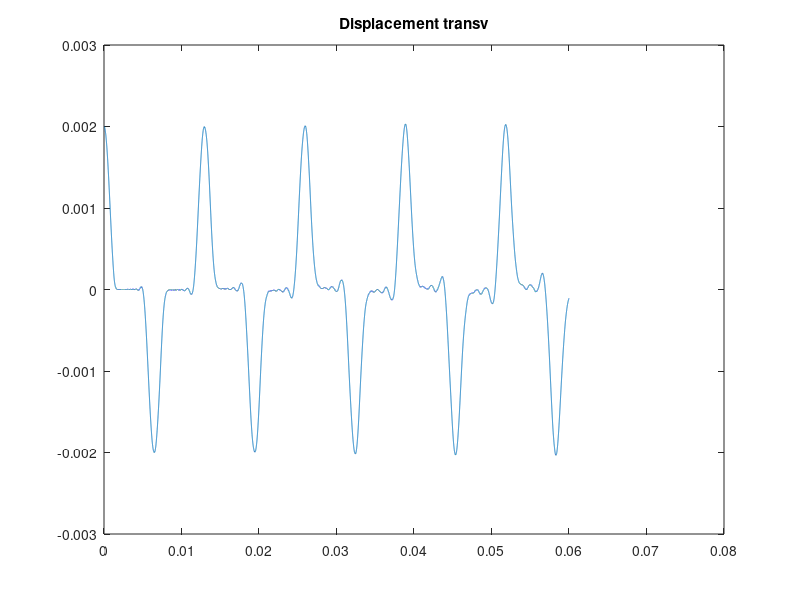
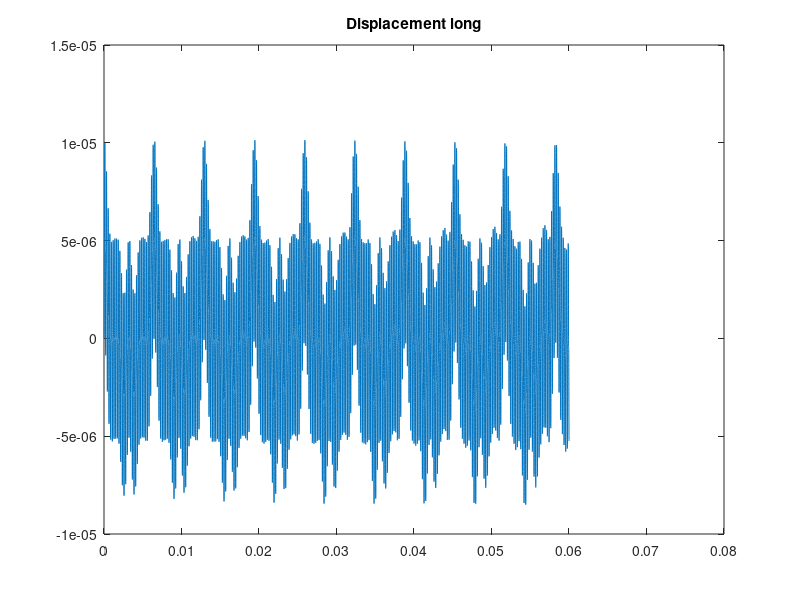
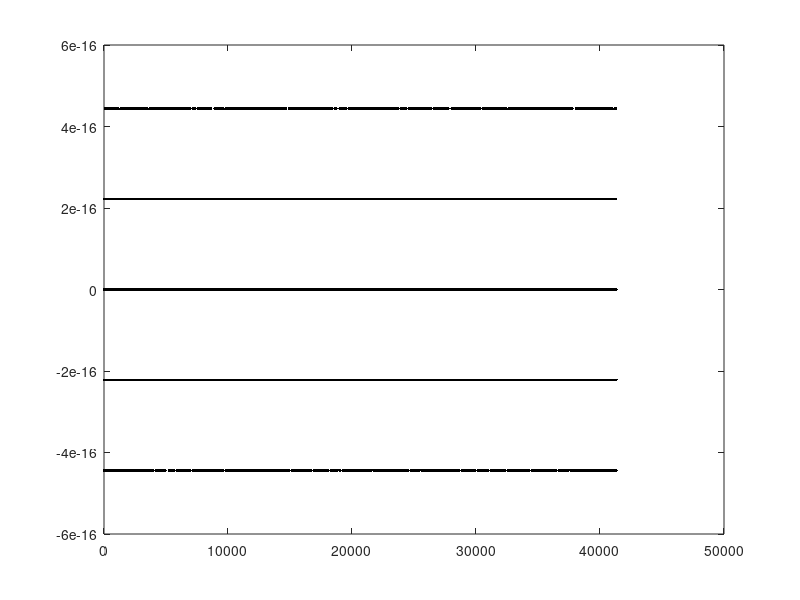

MATLAB code for these plots, in order: (Note: this script raises an error after producing the figures.)
%++++++++++++++++++++++++++++++++++++++++++++++++++++++++
%    Geometrically exact string form B SAV non split form
%                    Riccardo Russo
%                 University of Bologna
%++++++++++++++++++++++++++++++++++++++++++++++++++++++++

clear
close all

% Flags
%+++++++++++++++++++++++++++++++++++++++++++++++++++++++++++++++++++++++++%
SAV = true;
    plotPsi = true;         

initType = 2;               %1=first mode, 2=raised cosine

dampOn = false;             % enable damping

hTypeLong = true;          % selects longitudinal grid spacing

play = false;               % set if to play at the end
realTimeDraw = false;       % plot in real time
computeEnergy = true;       % computes and plots the energy
    gridOn = true;         % plots grid of multiples of eps

plotSpect = true;

small_shift = false;

% Custom Parameters
%+++++++++++++++++++++++++++++++++++++++++++++++++++++++++++++++++++++++++%

OSfac = 16;
SR = OSfac*44100;           % sample rate
k = 1 / SR;                 % time step
durSec = 0.06;              % length of simulation in seconds
timeSamples = SR*durSec;     

amplitude = 2e-3;           % initial displacement for initial conditions

% potential shift
if small_shift
    shiftV = eps;  
else
    shiftV = 1e3;  
end  

%-- string parameters
rho = 8.05*10^3;            % material density [kg/m^3] 
T0 = 75;                    % tension [N] 
radius = 3.5560e-04;        % radius (0.016 gauge) [m] 
E = 174e9;                  % Young modulus [Pa]
L = 1;                      % length in meters

Area = pi*radius^2;         % area of string section
rA = rho*Area;
I = (pi*radius^4)/ 4;       % moment of Inertia
K = sqrt(E*I/rA);           % Stiffness parameter
c_trasv = sqrt(T0/rA); 
c_long = sqrt(E/rho); 

%+++++++++++++++++++++++++++++++++++++++++++++++++++++++++++++++++++++++++%
%%%%% Damping
omega1 = 0*2*pi;
omega2 = 1000*2*pi;
T601 = 15; T602 = 10;
param1 = (-c_trasv^2 + sqrt(c_trasv^4 + 4*K^2*omega1^2))/(2*K^2);
param2 = (-c_trasv^2 + sqrt(c_trasv^4 + 4*K^2*omega2^2))/(2*K^2);

sigma0 = (6*log(10)/(param2 - param1))*(param2/T601 - param1/T602); 
sigma1 = (6*log(10)/(param2 - param1))*(-1/T601 + 1/T602);

if ~dampOn sigma0 = 0; sigma1 = 0; end

sigmaL = sigma0;

% grid spacing
%++++++++++++++++++++++++++++++++++`+++++++++++++++++++++++++++++++++++++++%
epsilon = 0.01;          %Deviation from stability condition
h1 = sqrt((c_trasv^2*k^2 + 4*sigma1*k + sqrt((c_trasv^2*k^2 + 4*sigma1*k)^2+((16*K^2*k^2))))/2)*(1 + epsilon);
h2  = sqrt(E / rho) * k ;

if hTypeLong
    h = h2;
else
    h = h1;
end

N = 4*floor(0.25*L/h);
h = L / N;

if hTypeLong
    k = 0.999*h/sqrt(E / rho);
    SR = floor(1/k);
    timeSamples = floor(SR*durSec);
else
    k = 0.999*(-(h^2*(2*sigma1 + 2*epsilon*sigma1 - (4*K^2*epsilon^2 + 8*K^2*epsilon + 4*K^2 + c_trasv^2*h^2 + 4*epsilon^2*sigma1^2 + 8*epsilon*sigma1^2 + 4*sigma1^2)^(1/2)))/(4*K^2*epsilon^3 + 12*K^2*epsilon^2 + 12*K^2*epsilon + 4*K^2 + c_trasv^2*epsilon*h^2 + c_trasv^2*h^2));
    SR = floor(1/k);
    timeSamples = floor(SR*durSec);
end
nPoints = N - 1;

% output positions
%+++++++++++++++++++++++++++++++++++++++++++++++++++++++++++++++++++++++++%
outPos = floor((nPoints + 1)/2);
outPosL = floor((outPos + 1)/2);

% initialisations 1
%+++++++++++++++++++++++++++++++++++++++++++++++++++++++++++++++++++++++++%
Id = speye(nPoints);
Dxm = (diag(ones(1,N)) + diag(-1*ones(1,N-1),-1));
Dxm = sparse(Dxm(:,1:end-1)/h);
Dxp = -1*Dxm.';
Dxx = Dxp*Dxm;
DxxPr = Dxm*Dxp;
Dxxxx = Dxx.'*Dxx;

IId  = speye(2*nPoints) ;
zeroMat = sparse(nPoints,nPoints);

facNlin = h*(E*Area - T0);
facSAV1 = (0.25*k^2/h);
facSAV2 = (k^2/h);

D2 = [c_trasv^2*Dxx, zeroMat; zeroMat, c_long^2*Dxx];
D4 = [K^2*Dxxxx, zeroMat; zeroMat, zeroMat];

B = [2*rA*Id + (T0*k^2 + 2*rA*sigma1*k)*Dxx - E*I*k^2*Dxxxx, zeroMat;
    zeroMat, 2*rA*Id + E*Area*k^2*Dxx];
M1 = [(rA*sigma0*k - rA)*Id - 2*rA*sigma1*k*Dxx, zeroMat; 
     zeroMat, (rA*sigmaL*k - rA)*Id];
invM = [(1/(rA+rA*sigma0*k))*ones(nPoints,1);
       (1/(rA+rA*sigmaL*k))*ones(nPoints,1)];

Dxm2 = [Dxm, sparse(N, nPoints);
       sparse(N, nPoints), Dxm];


% initial conditions
%+++++++++++++++++++++++++++++++++++++++++++++++++++++++++++++++++++++++++%
u = zeros(nPoints,1);
uPrev = zeros(nPoints,1);
uNext = zeros(nPoints,1);

v = zeros(nPoints,1);
vPrev = zeros(nPoints,1);
vNext = zeros(nPoints,1);

x = [u; v];
xPrev = [uPrev; vPrev];

switch initType
    case 1
        uPrev = (amplitude*sin(pi*(1:nPoints)/N)).';
    case 2
        widthMeter = 0.25; 
        width = floor(widthMeter*nPoints);
        excitPos = outPos;
        initDistr = zeros(nPoints,1);
        for i = 1:nPoints
            if abs(i-excitPos)<=width
                initDistr(i) = 0.5*(1+cos(pi*(i-excitPos)/width));
            else
                initDistr(i) = 0;
            end
        end
        uPrev = initDistr*amplitude;
end
xPrev = [uPrev; vPrev];
q = Dxm*uPrev;
p  = Dxm*vPrev;
pot = sqrt( (1 + p).^2 + (q).^2);
nlin = [Dxp*(2*facNlin*(pot - 1).*(q - q./pot)); Dxp*(2*facNlin*(pot - 1).*(1 - (1+p)./pot))];
x = xPrev + 0.5*k^2*(h*D2*xPrev - h*D4*xPrev + invM.*(nlin));

xPrev = [uPrev; vPrev];
u = x(1:nPoints); v = x(nPoints+1:end);
    
% initialisations 2
%+++++++++++++++++++++++++++++++++++++++++++++++++++++++++++++++++++++++++%
g1   = zeros(nPoints,1) ;
g2   = zeros(nPoints,1) ;
g = [g1;g2];

nlin = zeros(nPoints*2, 1);

q = Dxm*u;
p  = Dxm*v;
qPrev = Dxm*uPrev;
pPrev = Dxm*vPrev;

V = 0 ;
for n = 1 : N
    pMid = 0.5*( p(n)+pPrev(n) );
    qMid = 0.5*(q(n) + qPrev(n));
    pot = sqrt((1 + pMid )^2 + qMid^2);
    V = V + 0.5*qMid^2 + 3/2 + pMid - pot;
end
V = facNlin*V;
psiPrev = sqrt(2*V + shiftV);

Kin = zeros(1,timeSamples);
PotLin = zeros(1,timeSamples);
PotNlin = zeros(1,timeSamples);
En = zeros(1,timeSamples);
Psi = zeros(1,timeSamples+1);
Loss = 0;

Out = zeros(timeSamples+2,1);
OutL = zeros(timeSamples+2,1);

Out(1) = uPrev(outPos);
Out(2) = u(outPos);
OutL(1) = vPrev(outPosL);
OutL(2) = v(outPosL);

Psi(1) = psiPrev;

%+++++++++++++++++++++++++++++++++++++++++++++++++++++++++++++++++++++++++%
%%%%% Simulation
tic
for n = 1 : timeSamples
    lin = B*x + (M1*xPrev);

    q = Dxm*x(1:nPoints);
    p = Dxm*x(nPoints+1:end);
    
    if SAV
    %%%% SAV 
        pot = sqrt((1 + p).^2 + (q).^2);
        g1 = facNlin*(q - q./pot);
        g2 = facNlin*(1 - (1+p)./pot);
        Vtemp = facNlin*sum(0.5*q.^2 + p + 3/2 - pot);
        V = sqrt(2*Vtemp + shiftV);

        g1 =  -Dxp*g1/V  ;
        g2 =  -Dxp*g2/V  ;
        g(1:nPoints) = g1 ;
        g(nPoints+1:end) = g2;
         
        b1 = g.'*xPrev;
         
        b = lin + facSAV1*g*b1 - facSAV2*g*psiPrev;
        chi = invM .* (facSAV1*g);
    
        csi = invM .* b; 
        c1 = g.'*csi;
        c2 = (1 + g.'*chi);
        xNext = csi - chi*(c1/c2);
        
        psiNext = psiPrev + 0.5*g.'*(xNext - xPrev);
        
        if plotPsi
            Psi(n+1) = psiNext;
        end
    
        psiPrev = psiNext ;
    
        if computeEnergy
            uNext = xNext(1:nPoints); u = x(1:nPoints); uPrev = xPrev(1:nPoints);
            vNext = xNext(nPoints+1:end); v = x(nPoints+1:end); vPrev = xPrev(nPoints+1:end);
    
            Kin(n) = 0.5*rA*h*(xNext-x).'*(xNext-x)/k^2;
            PotLin(n) = - 0.5*T0*h*uNext.'*(Dxx*u) - 0.5*E*Area*h*vNext.'*(Dxx*v) + 0.5*E*I*h*(Dxx*uNext).'*(Dxx*u);
            PotNlin(n) = 0.5*psiNext^2;
    
            deltaDu = 0.5*(uNext - uPrev)/k; deltaM = (u - uPrev)/k; deltaDv = 0.5*(vNext - vPrev)/k;
            Loss = (Loss + 2*rA*h*(sigma1*(deltaDu.'*(Dxx*deltaM)) - sigma0*(deltaDu.'*deltaDu) - sigmaL*(deltaDv.'*deltaDv)));
            En(n) = Kin(n) + PotLin(n) + PotNlin(n) - Loss*k;
        end
    else
    %%%% StormerVerlet 
        pot = sqrt( (1 + p).^2 + (q).^2);
        nlin = [Dxp*(facNlin*(q - q./pot)); Dxp*(facNlin*(1 - (1+p)./pot))];
        
        xNext = invM.*(lin + (k^2/h)*nlin);
    end

    xPrev = x ;
    x = xNext ;

    if ~SAV
        qNext = Dxm*xNext(1:nPoints);
        pNext = Dxm*xNext(nPoints+1:end);
        qMid = 0.5*(q + qNext);
        pMid = 0.5*(p + pNext);
        pot = sqrt((1 + pMid ).^2 + qMid.^2);
        V = facNlin*sum(0.5*qMid.^2 + 3/2 + pMid - pot);
        psiNext = sqrt(2*V + shiftV);
        Psi(n+1) = psiNext;
        lala1 = sum(0.5*q.^2 + p + 1);
        lala2 = sum(sqrt((p+1).^2 + q.^2));

    end

    Out(n+2)= xNext(outPos);
    OutL(n+2) = xNext(nPoints + outPosL);

    if isnan(Out(n+2))
        Out(n+2);
        Out(end-2)=NaN;
        OutL(end-2)=NaN;
        break;
    end

    if realTimeDraw
        plot(xNext(1:nPoints))
        ylim([-amplitude,amplitude]);
        drawnow;
    end
end
realTimeFrac = toc/(timeSamples/SR)

%+++++++++++++++++++++++++++++++++++++++++++++++++++++++++++++++++++++++++%
%%%%% Play & Plot

if play 
    soundsc(resample(diff(Out),1,OSfac),44100);
end

figure
plot((1:timeSamples+2)*k, Out)
title('Displacement transv')
figure
plot((1:timeSamples+2)*k, OutL)
title('Displacement long')

if plotSpect
windowLength = 2^nextpow2(SR/8);
if windowLength < timeSamples
    figure
    spectrogram(Out,hann(windowLength),floor(windowLength/1.1),windowLength,SR,'onesided','yaxis');
    ax=gca;
    ylim(ax, [0,4]); 
    colormap hot
end
end

if computeEnergy && SAV
    figure
    pow2 = 2^(nextpow2(En(1))-1);
    plot(diff(En)/pow2, 'k.')
    if gridOn
        hold on
        yline(0);
        hold on
        for count = 1:10
            lineHeigh = eps*count;
            yline(lineHeigh);
            hold on
            yline(-lineHeigh);
            hold on
        end
        hold off
    end

    title("Total Energy")
end

if plotPsi
    figure
    plot(Psi)
    title("Psi")
end
